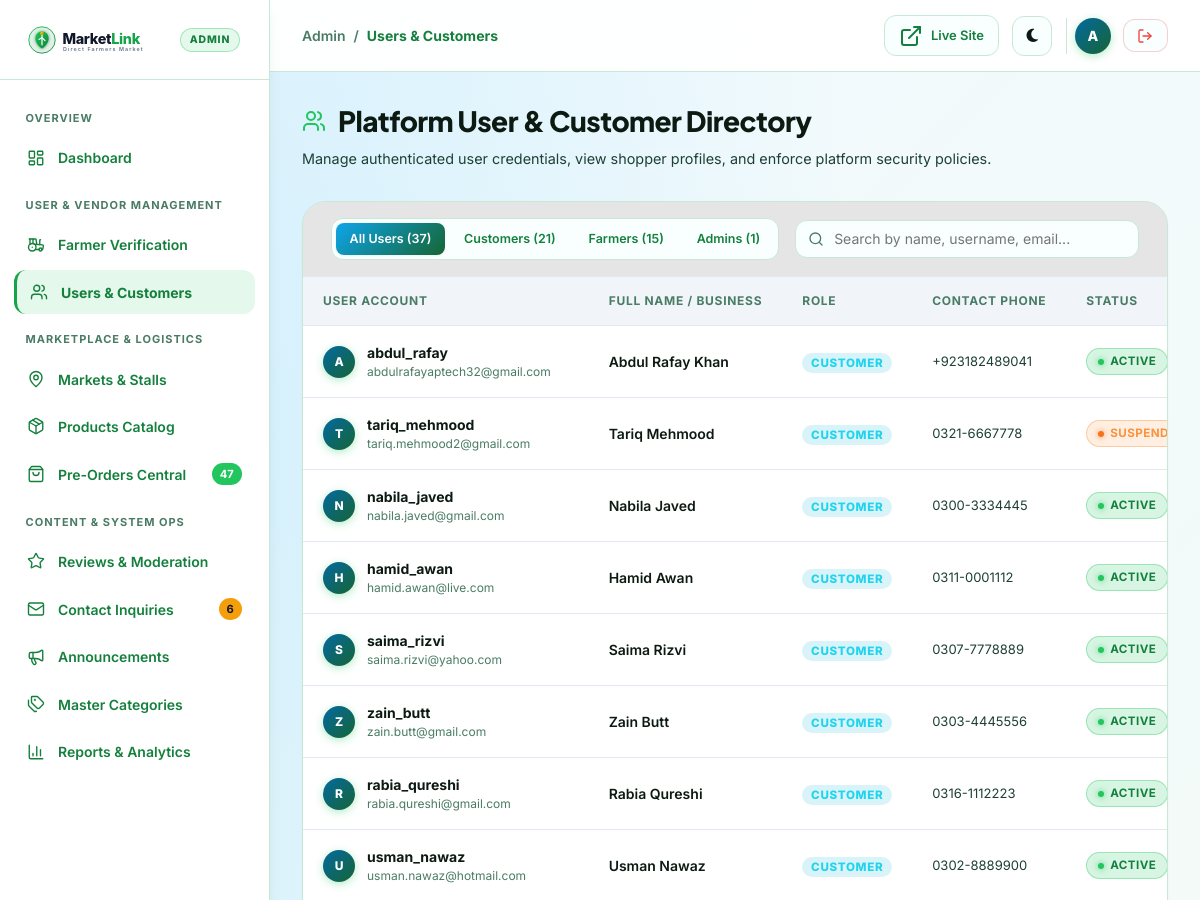
/admin/users.php (signed in, upper part), run on an earlier commit of the app's database.
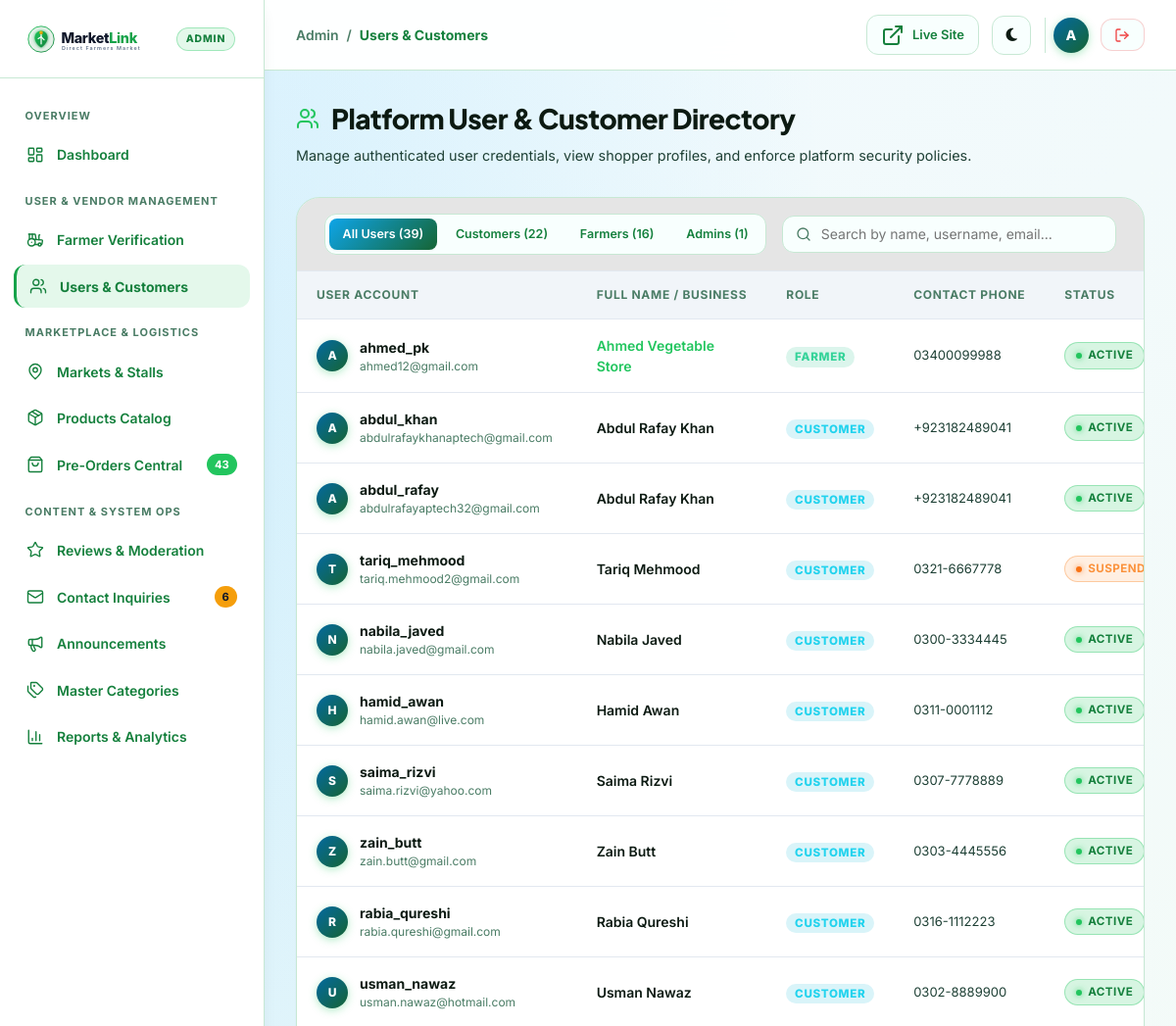
And on a later commit of the database.
### tables this page shows
CREATE TABLE `customer_profiles` (
  `customer_id` int(11) NOT NULL,
  `full_name` varchar(100) NOT NULL,
  `default_address` text DEFAULT NULL,
  `saved_latitude` decimal(10,8) DEFAULT NULL,
  `saved_longitude` decimal(11,8) DEFAULT NULL,
  `created_at` datetime DEFAULT current_timestamp()
);

CREATE TABLE `users` (
  `user_id` int(11) NOT NULL,
  `username` varchar(50) NOT NULL,
  `email` varchar(100) NOT NULL,
  `password_hash` varchar(255) NOT NULL,
  `role` enum('admin','farmer','customer') NOT NULL,
  `status` enum('active','suspended','inactive') DEFAULT 'active',
  `phone_number` varchar(20) DEFAULT NULL,
  `profile_image` varchar(255) DEFAULT NULL,
  `created_at` datetime DEFAULT current_timestamp(),
  `updated_at` datetime DEFAULT current_timestamp() ON UPDATE current_timestamp()
);

CREATE TABLE `farmer_profiles` (
  `farmer_id` int(11) NOT NULL,
  `stall_name` varchar(120) NOT NULL,
  `contact_person` varchar(100) NOT NULL,
  `business_phone` varchar(20) NOT NULL,
  `business_email` varchar(100) DEFAULT NULL,
  `description` text DEFAULT NULL,
  `address` text NOT NULL,
  `latitude` decimal(10,8) NOT NULL,
  `longitude` decimal(11,8) NOT NULL,
  `order_cutoff_time` time DEFAULT '18:00:00',
  `approval_status` enum('pending','approved','rejected','suspended') DEFAULT 'pending',
  `created_at` datetime DEFAULT current_timestamp(),
  `updated_at` datetime DEFAULT current_timestamp() ON UPDATE current_timestamp()
);

### admin/users.php (the view, shortened to what this page needs)
<?php
$pageTitle = 'Users & Customers';
$activeNav = 'users';
require_once __DIR__ . '/includes/admin_header.php';
$filterRole   = trim($_GET['role'] ?? 'all');
$searchQuery  = trim($_GET['search'] ?? '');
$whereClauses = [];
$params = [];
$whereSql = !empty($whereClauses) ? "WHERE " . implode(" AND ", $whereClauses) : "";
$sql = "SELECT u.user_id, u.username, u.email, u.role, u.status, u.phone_number, u.created_at,
               cp.full_name as customer_name,
               fp.stall_name as farmer_stall
        FROM users u
        LEFT JOIN customer_profiles cp ON u.user_id = cp.customer_id
        LEFT JOIN farmer_profiles fp ON u.user_id = fp.farmer_id
        {$whereSql}
        ORDER BY u.user_id DESC";
$stmt = $pdo->prepare($sql);
$stmt->execute($params);
$usersList = $stmt->fetchAll();
$roleCounts = [];
$rStmt = $pdo->query("SELECT role, COUNT(*) as c FROM users GROUP BY role")->fetchAll();
foreach ($rStmt as $r) {
    $roleCounts[$r['role']] = (int)$r['c'];
}
$totalUsersCount = array_sum($roleCounts);
?>
<div class="admin-page-header">
  <div class="admin-page-title-group">
    <h1>
      <i data-lucide="users" style="color:var(--admin-accent);"></i>
      Platform User &amp; Customer Directory
    </h1>
    <p>Manage authenticated user credentials, view shopper profiles, and enforce platform security policies.</p>
  </div>
</div>
<div class="admin-card">
  <div class="admin-toolbar">
    <div class="admin-filter-tabs">
      <a href="?role=all<?= !empty($searchQuery) ? '&search='.urlencode($searchQuery) : '' ?>"
         class="admin-filter-tab <?= ($filterRole === 'all') ? 'active' : '' ?>">
        All Users (<?= $totalUsersCount ?>)
      </a>
      <a href="?role=customer<?= !empty($searchQuery) ? '&search='.urlencode($searchQuery) : '' ?>"
         class="admin-filter-tab <?= ($filterRole === 'customer') ? 'active' : '' ?>">
        Customers (<?= $roleCounts['customer'] ?? 0 ?>)
      </a>
      <a href="?role=farmer<?= !empty($searchQuery) ? '&search='.urlencode($searchQuery) : '' ?>"
         class="admin-filter-tab <?= ($filterRole === 'farmer') ? 'active' : '' ?>">
        Farmers (<?= $roleCounts['farmer'] ?? 0 ?>)
      </a>
      <a href="?role=admin<?= !empty($searchQuery) ? '&search='.urlencode($searchQuery) : '' ?>"
         class="admin-filter-tab <?= ($filterRole === 'admin') ? 'active' : '' ?>">
        Admins (<?= $roleCounts['admin'] ?? 0 ?>)
      </a>
    </div>
    <form method="GET" class="admin-search-wrapper">
      <span class="admin-search-icon"><i data-lucide="search" style="width:16px; height:16px;"></i></span>
      <input type="text" name="search" class="admin-search-input" placeholder="Search by name, username, email..." value="<?= htmlspecialchars($searchQuery) ?>">
    </form>
  </div>
  <div class="admin-table-container">
    <table class="admin-table">
      <thead>
        <tr>
          <th>User Account</th>
          <th>Full Name / Business</th>
          <th>Role</th>
          <th>Contact Phone</th>
          <th>Status</th>
        </tr>
      </thead>
      <tbody>
        <?php if (empty($usersList)): ?>
          <tr>
            <td colspan="7" style="text-align:center; padding:3rem; color:var(--admin-text-subtle);">
              No user accounts found matching your query.
            </td>
          </tr>
        <?php else: ?>
          <?php foreach ($usersList as $u): ?>
            <tr id="user-row-<?= $u['user_id'] ?>">
              <td>
                <div style="display:flex; align-items:center; gap:0.75rem;">
                  <div class="admin-avatar" style="width:32px; height:32px; font-size:0.75rem;">
                    <?= strtoupper(substr($u['username'], 0, 1)) ?>
                  </div>
                  <div>
                    <div style="font-weight:700; color:var(--admin-text-main);">
                      <?= htmlspecialchars($u['username']) ?>
                    </div>
                    <div style="font-size:0.75rem; color:var(--admin-text-subtle);">
                      <?= htmlspecialchars($u['email']) ?>
                    </div>
                  </div>
                </div>
              </td>
              <td>
                <?php if ($u['role'] === 'customer'): ?>
                  <span style="font-weight:600;"><?= htmlspecialchars($u['customer_name'] ?: 'Retail Customer') ?></span>
                <?php elseif ($u['role'] === 'farmer'): ?>
                  <span style="font-weight:600; color:var(--admin-emerald);"><?= htmlspecialchars($u['farmer_stall'] ?: 'Stall Profile') ?></span>
                <?php else: ?>
                  <span style="font-weight:700; color:var(--admin-accent);">System Administrator</span>
                <?php endif; ?>
              </td>
              <td>
                <span style="font-size:0.725rem; font-weight:800; text-transform:uppercase; letter-spacing:0.06em;
                             padding:0.2rem 0.55rem; border-radius:var(--radius-full);
                             background:<?= $u['role'] === 'farmer' ? 'rgba(16,185,129,0.15)' : ($u['role'] === 'admin' ? 'rgba(99,102,241,0.15)' : 'rgba(6,182,212,0.15)') ?>;
                             color:<?= $u['role'] === 'farmer' ? '#34d399' : ($u['role'] === 'admin' ? '#818cf8' : '#22d3ee') ?>;">
                  <?= htmlspecialchars($u['role']) ?>
                </span>
              </td>
              <td style="font-size:0.8125rem; color:var(--admin-text-muted);">
                <?= htmlspecialchars($u['phone_number'] ?: '—') ?>
              </td>
              <td>
                <span class="status-pill <?= htmlspecialchars($u['status']) ?>" id="user-status-pill-<?= $u['user_id'] ?>">
                  <?= ucfirst($u['status']) ?>
                </span>
              </td>
            </tr>
          <?php endforeach; ?>
        <?php endif; ?>
      </tbody>
    </table>
  </div>
</div>
<?php require_once __DIR__ . '/includes/admin_footer.php'; ?>

### admin/includes/admin_header.php (shortened to what this page needs)
<?php
$pdo = getDBConnection();
$adminUsername = $_SESSION['username'] ?? 'Administrator';
try {
    $activeOrdersCount = (int)$pdo->query("SELECT COUNT(*) FROM orders WHERE order_status IN ('placed', 'accepted', 'ready_for_pickup')")->fetchColumn();
    $unreadInquiriesCount = (int)$pdo->query("SELECT COUNT(*) FROM view_admin_contact_inquiries WHERE status = 'unread'")->fetchColumn();
} catch (Exception $e) {
    $pendingFarmersCount = 0;
    $activeOrdersCount = 0;
    $pendingReviewsCount = 0;
    $unreadInquiriesCount = 0;
}
$pageTitle = $pageTitle ?? 'Admin Console';
$activeNav = $activeNav ?? 'dashboard';
?>
<!DOCTYPE html>
<html lang="en" data-theme="dark">
<head>
  <link rel="stylesheet" href="https://cdnjs.cloudflare.com/ajax/libs/font-awesome/6.7.2/css/all.min.css">
  <link rel="stylesheet" href="https://unpkg.com/leaflet@1.9.4/dist/leaflet.css"/>
  <link rel="stylesheet" href="<?= BASE_URL ?>/assets/css/main.css">
  <link rel="stylesheet" href="<?= BASE_URL ?>/assets/css/admin.css">
  <link rel="stylesheet" href="<?= BASE_URL ?>/assets/css/responsive.css">
  <link rel="stylesheet" href="<?= BASE_URL ?>/assets/css/ai-assistant.css">
</head>
<body class="admin-body">
<div class="admin-layout">
  <?php require_once __DIR__ . '/admin_sidebar.php'; ?>
  <div class="admin-main">
    <header class="admin-topbar">
      <div class="admin-topbar-left">
        <div class="admin-page-breadcrumb">
          <span>Admin</span>
          <span>/</span>
          <span class="current"><?= htmlspecialchars($pageTitle) ?></span>
        </div>
      </div>
      <div class="admin-topbar-right">
        <a href="<?= BASE_URL ?>/index.php" target="_blank" class="admin-topbar-btn" title="View Public Marketplace">
          <i data-lucide="external-link"></i>
          <span>Live Site</span>
        </a>
        <button type="button" class="admin-topbar-btn theme-toggle-btn" aria-label="Toggle Theme" title="Toggle Theme">
          <span class="theme-toggle-icon"><i class="fa-solid fa-moon" aria-hidden="true"></i></span>
        </button>
        <div style="display:flex; align-items:center; gap:0.75rem; padding-left:0.5rem; border-left:1px solid var(--admin-card-border);">
          <div class="admin-avatar">
            <?= strtoupper(substr($adminUsername, 0, 1)) ?>
          </div>
          <a href="<?= BASE_URL ?>/logout.php" class="admin-topbar-btn" style="color:var(--admin-rose); border-color:rgba(239,68,68,0.25);" title="Sign Out">
          </a>
        </div>
      </div>
    </header>
    <main class="admin-content">

### admin/includes/admin_sidebar.php (shortened to what this page needs)
<aside class="admin-sidebar" id="adminSidebar">
  <div class="admin-sidebar-header">
    <a href="<?= BASE_URL ?>/admin/dashboard.php" class="admin-brand">
      <img src="<?= BASE_URL ?>/assets/images/logo.svg" alt="MarketLink" class="dashboard-logo-light">
      <span class="admin-badge-exec">Admin</span>
    </a>
  </div>
  <nav class="admin-sidebar-nav">
    <div class="admin-nav-group-label">Overview</div>
    <a href="<?= BASE_URL ?>/admin/dashboard.php" class="admin-nav-link <?= ($activeNav === 'dashboard') ? 'active' : '' ?>">
      <div class="admin-nav-link-inner">
        <i data-lucide="layout-dashboard"></i>
        <span>Dashboard</span>
      </div>
    </a>
    <div class="admin-nav-group-label">User & Vendor Management</div>
    <a href="<?= BASE_URL ?>/admin/farmers.php" class="admin-nav-link <?= ($activeNav === 'farmers') ? 'active' : '' ?>">
      <div class="admin-nav-link-inner">
        <i data-lucide="tractor"></i>
        <span>Farmer Verification</span>
      </div>
    </a>
    <a href="<?= BASE_URL ?>/admin/users.php" class="admin-nav-link <?= ($activeNav === 'users') ? 'active' : '' ?>">
      <div class="admin-nav-link-inner">
        <i data-lucide="users"></i>
        <span>Users & Customers</span>
      </div>
    </a>
    <div class="admin-nav-group-label">Marketplace & Logistics</div>
    <a href="<?= BASE_URL ?>/admin/markets.php" class="admin-nav-link <?= ($activeNav === 'markets') ? 'active' : '' ?>">
      <div class="admin-nav-link-inner">
        <i data-lucide="map-pin"></i>
        <span>Markets & Stalls</span>
      </div>
    </a>
    <a href="<?= BASE_URL ?>/admin/products.php" class="admin-nav-link <?= ($activeNav === 'products') ? 'active' : '' ?>">
      <div class="admin-nav-link-inner">
        <i data-lucide="package"></i>
        <span>Products Catalog</span>
      </div>
    </a>
    <a href="<?= BASE_URL ?>/admin/orders.php" class="admin-nav-link <?= ($activeNav === 'orders') ? 'active' : '' ?>">
      <div class="admin-nav-link-inner">
        <i data-lucide="shopping-bag"></i>
        <span>Pre-Orders Central</span>
      </div>
      <?php if (!empty($activeOrdersCount) && $activeOrdersCount > 0): ?>
        <span class="admin-badge-count"><?= $activeOrdersCount ?></span>
      <?php endif; ?>
    </a>
    <div class="admin-nav-group-label">Content & System Ops</div>
    <a href="<?= BASE_URL ?>/admin/reviews.php" class="admin-nav-link <?= ($activeNav === 'reviews') ? 'active' : '' ?>">
      <div class="admin-nav-link-inner">
        <i data-lucide="star"></i>
        <span>Reviews & Moderation</span>
      </div>
    </a>
    <a href="<?= BASE_URL ?>/admin/inquiries.php" class="admin-nav-link <?= ($activeNav === 'inquiries') ? 'active' : '' ?>">
      <div class="admin-nav-link-inner">
        <i data-lucide="mail"></i>
        <span>Contact Inquiries</span>
      </div>
      <?php if (!empty($unreadInquiriesCount) && $unreadInquiriesCount > 0): ?>
        <span class="admin-badge-count urgent" title="<?= $unreadInquiriesCount ?> unread inquiries!"><?= $unreadInquiriesCount ?></span>
      <?php endif; ?>
    </a>
    <a href="<?= BASE_URL ?>/admin/announcements.php" class="admin-nav-link <?= ($activeNav === 'announcements') ? 'active' : '' ?>">
      <div class="admin-nav-link-inner">
        <i data-lucide="megaphone"></i>
        <span>Announcements</span>
      </div>
    </a>
    <a href="<?= BASE_URL ?>/admin/categories.php" class="admin-nav-link <?= ($activeNav === 'categories') ? 'active' : '' ?>">
      <div class="admin-nav-link-inner">
        <i data-lucide="tags"></i>
        <span>Master Categories</span>
      </div>
    </a>
    <a href="<?= BASE_URL ?>/admin/reports.php" class="admin-nav-link <?= ($activeNav === 'reports') ? 'active' : '' ?>">
      <div class="admin-nav-link-inner">
        <i data-lucide="bar-chart-3"></i>
        <span>Reports & Analytics</span>
      </div>
    </a>
  </nav>
</aside>

### admin/includes/admin_footer.php (shortened to what this page needs)
    </main>
  </div>
</div>
</body>
</html>

### assets/css/responsive.css (style rules this page uses)
html, body { width: 100%; max-width: 100%; }
img, video, canvas, svg { max-width: 100%; }
img, video { height: auto; }
input, select, textarea, button { max-width: 100%; }
.admin-main, .admin-content, .customer-main, .customer-content, .farmer-main, .farmer-content, .admin-card, .farmer-card, .dashboard-grid-2 > *, .cart-layout-grid > *, .farmer-grid-2-col > *, .farmer-grid-equal-2 > *, .admin-grid-split > *, .hero-grid > *, .bento-grid > *, .contact-layout > *, .auth-layout > * { min-width: 0; }
.admin-table-container, .farmer-table-responsive, .cart-table-responsive, .contrast-table { max-width: 100%; overscroll-behavior-inline: contain; -webkit-overflow-scrolling: touch; scrollbar-width: none; }
.admin-table, .farmer-table, .cart-table-responsive .cart-items-table, .contrast-table table { max-width: none; }

### assets/css/ai-assistant.css (style rules this page uses)
:root { --ai-primary: #059669; --ai-primary-hover: #047857; --ai-accent: #0284c7; --ai-gradient: linear-gradient(135deg, #059669 0%, #0284c7 100%); --ai-gradient-header: linear-gradient(135deg, #064e3b 0%, #0c4a6e 100%); --ai-bg-window: rgba(255, 255, 255, 0.96); --ai-bg-messages: #f8fafc; --ai-border: rgba(226, 232, 240, 0.9); --ai-text-main: #0f172a; --ai-text-muted: #64748b; --ai-bot-bubble: #ffffff; --ai-bot-bubble-border: #e2e8f0; --ai-shadow: 0 20px 35px -5px rgba(0, 0, 0, 0.15), 0 10px 15px -5px rgba(0, 0, 0, 0.08); }

What changed in the data, as far as the page shows it:
added farmer_profiles: farmer_id.username "A", farmer_id.username "ahmed_pk", farmer_id.email "ahmed12@gmail.com", stall_name "Ahmed Vegetable Store", farmer_id.role "FARMER", farmer_id.phone_number "03400099988", farmer_id.status "ACTIVE"
added customer_profiles: customer_id.username "A", customer_id.username "abdul_khan", customer_id.email "abdulrafaykhanaptech@gmail.com", full_name "Abdul Rafay Khan", customer_id.role "CUSTOMER", customer_id.phone_number "+923182489041", customer_id.status "ACTIVE"
Also different on the page:
$activeOrdersCount: "47" → "43"
$totalUsersCount: "37" → "39"
$roleCounts['customer']: "21" → "22"
$roleCounts['farmer']: "15" → "16"
